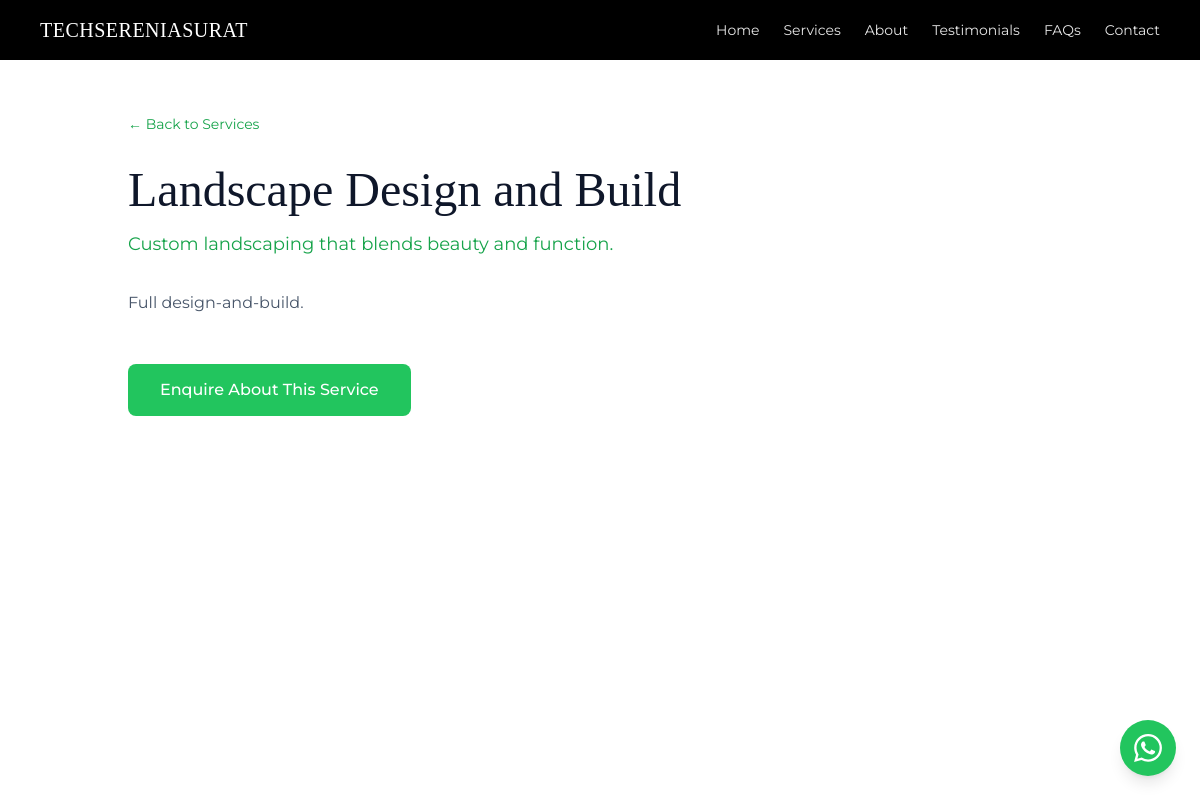
Screenshot of /services/1 with the database file from the repository.
### tables this page shows
CREATE TABLE settings (
            id INTEGER PRIMARY KEY, company_name TEXT DEFAULT 'TECHSERENIA',
            hero_title TEXT DEFAULT 'Turn Your Dubai Outdoor Space into an Exclusive Oasis',
            hero_subtitle TEXT DEFAULT 'Luxury landscape design and swimming pools by experts',
            logo TEXT DEFAULT '', bg_type TEXT DEFAULT 'image', bg_file TEXT DEFAULT '',
            whatsapp TEXT DEFAULT '971500000000', phone TEXT DEFAULT '', email TEXT DEFAULT '',
            address TEXT DEFAULT '', map_url TEXT DEFAULT '', instagram TEXT DEFAULT '', facebook TEXT DEFAULT '',
            founder_name TEXT DEFAULT 'Founder Name', founder_title TEXT DEFAULT 'Founder & CEO',
            founder_desc TEXT DEFAULT 'Passionate about creating beautiful outdoor spaces across Dubai.',
            founder_image TEXT DEFAULT '', services_bg TEXT DEFAULT '',
            admin_pass TEXT DEFAULT '', delete_pass TEXT DEFAULT '',
            stat_projects TEXT DEFAULT '150', stat_years TEXT DEFAULT '12', stat_satisfaction TEXT DEFAULT '98', stat_team TEXT DEFAULT '25', stat_happy TEXT DEFAULT '200', stat_reviews TEXT DEFAULT '180',
            counters_bg TEXT DEFAULT '', faq_image TEXT DEFAULT '', faq_heading TEXT DEFAULT 'Some General Question?', cta_bg TEXT DEFAULT '', form_title TEXT DEFAULT 'Transform Your Dream Landscape with a Tailored Consultation', form_subtitle TEXT DEFAULT 'Book a private, one-on-one consultation with Dubai''s leading landscaping experts to explore a bespoke outdoor design tailored to your villa and lifestyle.', form_heading TEXT DEFAULT 'Schedule Your Free Consultation',
            smtp_sender TEXT DEFAULT '', smtp_app_pass TEXT DEFAULT '', smtp_receiver TEXT DEFAULT '',
            intro_title TEXT DEFAULT 'Green Space Landscaping Services',
            intro_text TEXT DEFAULT 'We believe outdoor spaces should be sanctuaries that nurture well-being and celebrate nature.',
            intro_image TEXT DEFAULT '', intro_badge TEXT DEFAULT '6+', intro_badge_label TEXT DEFAULT 'Year Experience',
            show_services INTEGER DEFAULT 1, show_about INTEGER DEFAULT 1, show_founder INTEGER DEFAULT 1,
            show_testimonials INTEGER DEFAULT 1, show_faqs INTEGER DEFAULT 1, show_gallery INTEGER DEFAULT 1, show_intro INTEGER DEFAULT 1, show_clients INTEGER DEFAULT 1, show_videos TEXT DEFAULT '1', favicon TEXT DEFAULT '');

CREATE TABLE services (id INTEGER PRIMARY KEY AUTOINCREMENT, title TEXT, short_desc TEXT, full_desc TEXT, image TEXT DEFAULT '');

### app.py (the view)
@app.route("/services/<int:sid>")
def service_detail(sid):
    svc=get_service(sid)
    if not svc: return redirect(url_for("index")+"#services")
    return render_template("service_detail.html", s=gs(), service=svc, links=get_links())

### app.py (called while the page is built)
def db():
    c = sqlite3.connect(DB_PATH); c.row_factory = sqlite3.Row; return c

def gs():
    with db() as c: return dict(c.execute("SELECT * FROM settings WHERE id=1").fetchone())

def get_service(sid):
    with db() as c:
        r=c.execute("SELECT * FROM services WHERE id=?",(sid,)).fetchone()
        if not r: return None
        s=dict(r); s["images"]=[dict(i) for i in c.execute("SELECT id,filename FROM service_images WHERE service_id=?",(sid,))]; return s

def get_links():
    with db() as c: return [dict(r) for r in c.execute("SELECT * FROM external_links ORDER BY id")]

### templates/service_detail.html (shortened to what this page needs)
{% extends "base.html" %}
{% block content %}
<section class="pt-28 pb-20 min-h-screen bg-white">
  <div class="max-w-5xl mx-auto px-6 md:px-10">
    <a href="/#services" class="text-grass-dark hover:text-grass text-sm mb-8 inline-block">← Back to Services</a>
    <h1 class="font-display text-4xl md:text-5xl text-slate-900 mb-4">{{ service.title }}</h1>
    <p class="text-grass-dark text-lg mb-8">{{ service.short_desc }}</p>
    <div class="text-slate-600 leading-relaxed whitespace-pre-line">{{ service.full_desc }}</div>
    <div class="mt-12"><a href="/#contact" class="inline-block bg-grass hover:bg-grass-dark text-white px-8 py-3.5 rounded-lg font-medium">Enquire About This Service</a></div>
  </div>
</section>
{% endblock %}

### templates/base.html (shortened to what this page needs)
<!DOCTYPE html>
<html lang="en">
<head>
<script src="https://cdn.tailwindcss.com"></script>
<link rel="stylesheet" href="https://cdn.jsdelivr.net/npm/swiper@11/swiper-bundle.min.css">
</head>
<body class="bg-grass-soft text-slate-800" oncontextmenu="return false" onselectstart="return false" ondragstart="return false">
<header class="fixed top-0 inset-x-0 z-50 bg-black">
  <div class="max-w-7xl mx-auto flex items-center justify-between px-5 md:px-10 py-3 md:py-4">
    <a href="/#home" class="flex items-center gap-3">
      <span class="font-display text-lg md:text-xl text-white tracking-wide">{{ s.company_name if s else 'TECHSERENIA' }}</span>
    </a>
    <nav class="hidden md:flex items-center gap-6 text-sm text-white/90">
      <a href="/#home" class="hover:text-grass-light">Home</a>
      <a href="/#services" class="hover:text-grass-light">Services</a>
      <a href="/#about-us" class="hover:text-grass-light">About</a>
      <a href="/#testimonials" class="hover:text-grass-light">Testimonials</a>
      <a href="/#faqs" class="hover:text-grass-light">FAQs</a>
      <a href="/#consult" class="hover:text-grass-light">Contact</a>
    </nav>
  </div>
</header>
{% block content %}{% endblock %}
<a href="https://wa.me/{{ s.whatsapp if s and s.whatsapp else '971500000000' }}?text=Hello%2C%20I%27m%20interested%20in%20your%20landscaping%20services%20in%20Dubai." target="_blank" class="fixed bottom-6 right-6 z-40 bg-grass hover:bg-grass-dark w-14 h-14 rounded-full flex items-center justify-center shadow-lg">
</a>
</body></html>

### templates/base.html (style rules this page uses)
body { font-family:Montserrat,sans-serif;background:#f0fdf4;-webkit-user-select:none;user-select:none;-webkit-touch-callout:none }
.font-display { font-family:'Playfair Display',serif }
html { scroll-behavior:smooth }

### rows the page displays
settings: company_name "TECHSERENIASURAT"
services: title "Landscape Design and Build", short_desc "Custom landscaping that blends beauty and function.", full_desc "Full design-and-build."
